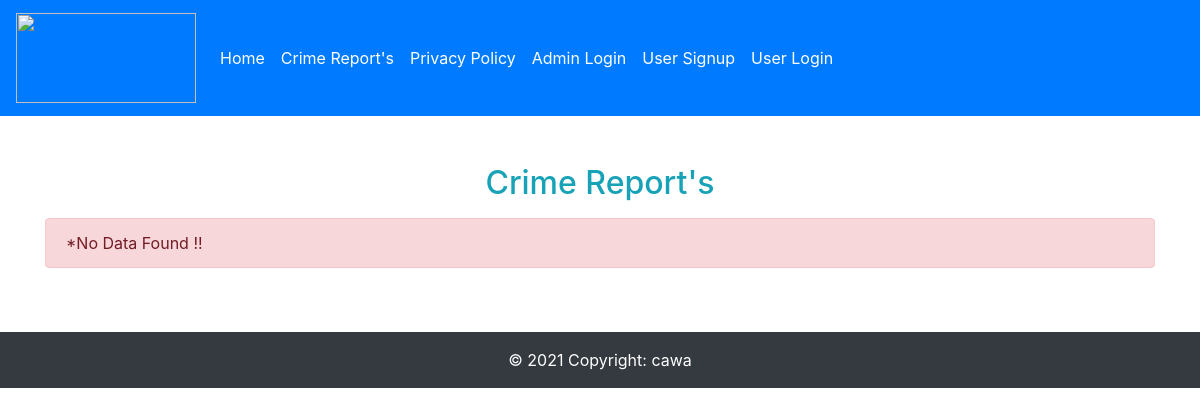
Page /view-all-reports.php on the earlier database version.
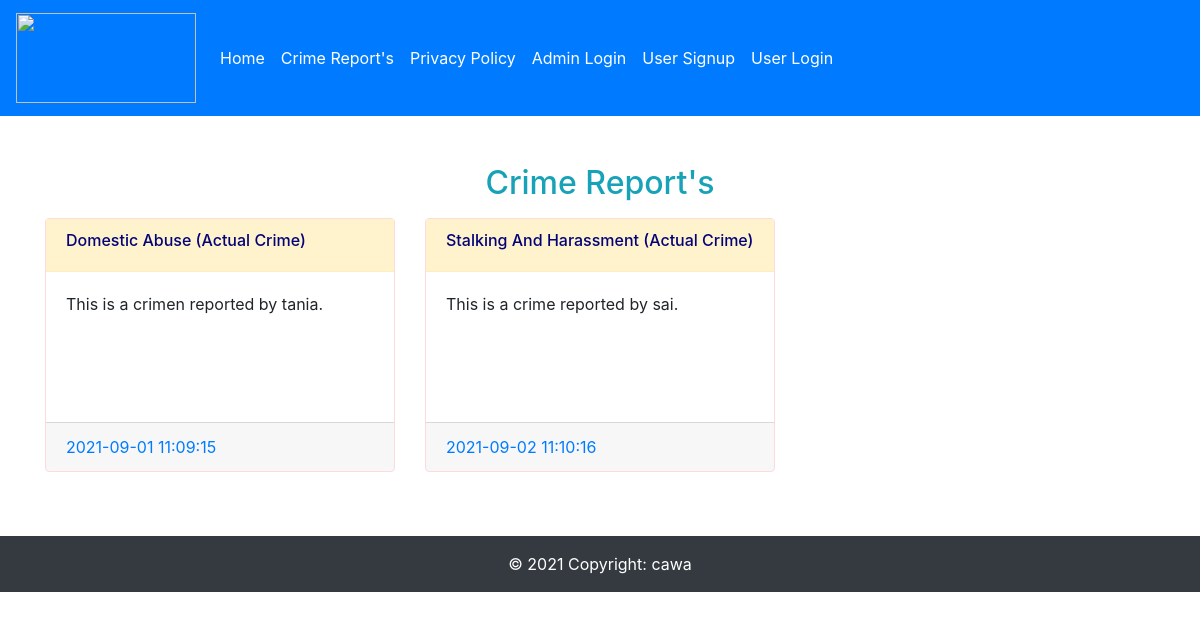
Same page on the later database version.
### tables this page shows
CREATE TABLE `crime_report` (
  `crid` int(11) NOT NULL,
  `user_email` varchar(60) NOT NULL,
  `dateofcrime` date NOT NULL,
  `timeofcrime` time NOT NULL,
  `typeofactivity` varchar(50) NOT NULL,
  `typeofcrime` varchar(50) NOT NULL,
  `crimedetails` text NOT NULL,
  `reported_at` timestamp NOT NULL DEFAULT current_timestamp(),
  `status` varchar(40) NOT NULL
);

### view-all-reports.php (the view, shortened to what this page needs)
<!DOCTYPE html>
<html lang="en">
<head>
    <?php include_once "linkFiles.php"; ?>
</head>
<body>
<?php include "publicheader.php"; ?>
<div class="container my-5">
    <h2 class="text-center text-underline mb-3 text-info">Crime Report's</h2>
    <div class="row">
        <?php
        include_once "connection.php";
        $select = "SELECT * FROM `crime_report` WHERE status='verified'";
        $run = mysqli_query($conn, $select);
        if (mysqli_num_rows($run) > 0) {
            while ($row = mysqli_fetch_assoc($run)) {
                ?>
                <div class="col-lg-4 mb-3">
                    <div class="card" style="width: 100%;">
                        <div class="card-header alert-warning">
                            <h6 class="text-capitalize" style="color: #030377">
                                <?php echo $row['typeofcrime']; ?> (<?php echo $row['typeofactivity']; ?>)
                            </h6>
                        </div>
                        <div class="card-body">
                            <p class="card-text"><?php echo $row['crimedetails']; ?></p>
                        </div>
                        <div class="card-footer">
                            <a href="javascript:void(0);" class="card-link float-left"><?php echo $row['reported_at']; ?></a>
                        </div>
                    </div>
                </div>
                <?php
            }
        } else {
            ?>
            <div class="col-lg-12">
                <div class="alert alert-danger">*No Data Found !!</div>
            </div>
            <?php
        }
        ?>
    </div>
</div>
<?php
include_once 'footer.php';
?>
</body>
</html>

### linkFiles.php (shortened to what this page needs)
<link rel="stylesheet" href="style.css">
<link rel="stylesheet" href="https://cdnjs.cloudflare.com/ajax/libs/font-awesome/5.15.4/css/all.min.css"
/>
<link rel="stylesheet" href="https://cdn.jsdelivr.net/npm/bootstrap@4.5.3/dist/css/bootstrap.min.css"
>

### publicheader.php (shortened to what this page needs)
<nav class="navbar navbar-expand-lg navbar-light bg-primary">
    <a class="navbar-brand" href="index.php">
        <img src="img/logo/logo.jpeg" width="180" height="90" alt="">
    </a>
    <div class="collapse navbar-collapse" id="navbarSupportedContent">
        <ul class="navbar-nav mr-auto">
            <li class="nav-item">
                <a class="text-white nav-link" id="home" href="index.php">Home <span class="sr-only">(current)</span></a>
            </li>
            <li class="nav-item">
                <a class="text-white nav-link" id="crimereport" href="view-all-reports.php">Crime Report's</a>
            </li>
            <li class="nav-item">
                <a class="text-white nav-link" id="privacypolicy" href="privacy-policy.php">Privacy Policy</a>
            </li>
            <li class="nav-item">
                <a class="text-white nav-link" id="adminlogin" href="admin-login.php">Admin Login</a>
            </li>
            <li class="nav-item">
                <a class="text-white nav-link" id="usersignup" href="user-signup.php">User Signup</a>
            </li>
            <li class="nav-item">
                <a class="text-white nav-link" id="userlogin" href="user-login.php">User Login</a>
            </li>
        </ul>
    </div>
</nav>

### footer.php
<footer class="page-footer font-small bg-dark">
    <div class="text-white footer-copyright text-center py-3">© 2021 Copyright:
        <a class="text-white" href="javacript:void(0);"> cawa</a>
    </div>
</footer>

### view-all-reports.php (style rules this page uses)
.card { border: 1px solid #ffdada !important; transition: box-shadow 400ms; }
.card-body { min-height: 150px !important; }

Differences in the rows shown:
added crime_report: typeofcrime "Domestic Abuse", typeofactivity "Actual Crime", crimedetails "This is a crimen reported by tania.", reported_at "2021-09-01 11:09:15"
added crime_report: typeofcrime "Stalking And Harassment", typeofactivity "Actual Crime", crimedetails "This is a crime reported by sai.", reported_at "2021-09-02 11:10:16"
Other differences:
text no longer shown: "*No Data Found !!"
